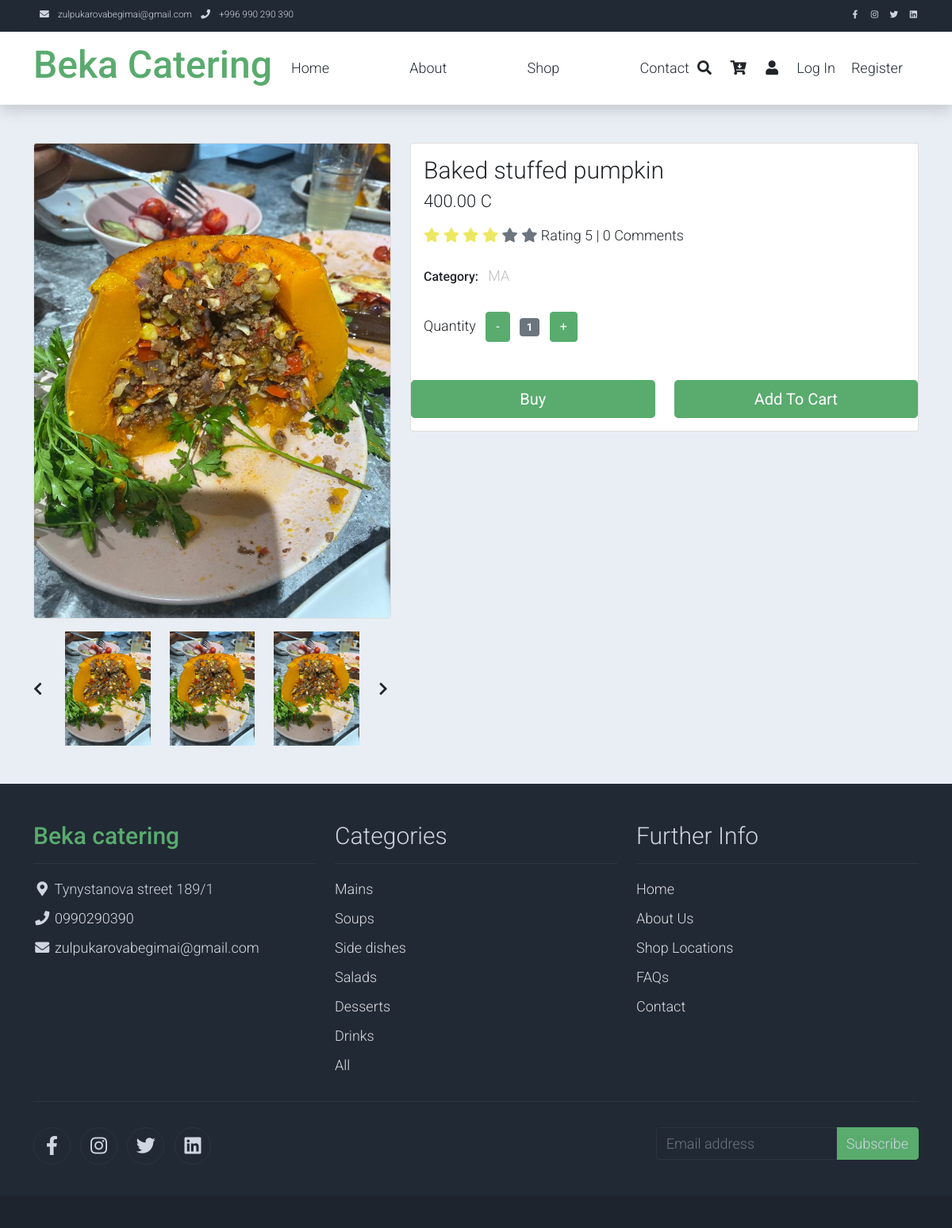
The page /shop-single/6/ on the database its author committed.
### main/models.py (models this page shows)
class Product(models.Model):
    name = models.CharField(max_length=255)
    price = models.DecimalField(max_digits=10, decimal_places=2)
    ALL = 'AL'
    MAINS = 'MA'
    SOUPS = 'SO'
    SIDES = 'SI'
    DESSERTS = 'DE'
    SALADS = 'SA'
    DRINKS = 'DR'
    CATEGORY_CHOICES = [
        (ALL, 'All'),
        (MAINS, 'Mains'),
        (SOUPS, 'Soups'),
        (SIDES, 'Sides'),
        (DESSERTS, 'Desserts'),
        (DRINKS, 'Drinks'),
        (SALADS, 'Salads'),
    ]
    category = models.CharField(
        max_length=2,
        choices=CATEGORY_CHOICES,
        default=MAINS,
    )
    VEGE = 'VEGE'
    VEGA = 'VEGA'
    MEAT = 'MEAT'
    TYPE_CHOICES = [
        (VEGE, 'Vegetarian'),
        (VEGA, 'Vegan'),
        (MEAT, 'Meat'),
    ]
    type = models.CharField(max_length=5, choices=TYPE_CHOICES, default=MEAT)
    hot = models.IntegerField(default=0, validators=[MinValueValidator(0), MaxValueValidator(5)])
    description = models.TextField(default='Description: ')
    image = models.ImageField(default='', upload_to='static/assets/img/products')
    size = models.IntegerField(default=0, validators=[MinValueValidator(1), MaxValueValidator(10)])
    rating = models.IntegerField(default=0, validators=[MinValueValidator(1), MaxValueValidator(5)])
    comments = models.IntegerField(default=0)

### main/views.py (the view)
# urls.py: path('shop-single/<int:product_id>/', views.product_detail, name='product_detail'),
def product_detail(request, product_id):
    product = Product.objects.get(id=product_id)
    context = {'product': product}
    return render(request, 'main/shop-single.html', context)

### main/templates/main/shop-single.html (shortened to what this page needs)
{% extends "main/base.html" %}
{% block content %}
{% load static %}
    <section class="bg-light">
        <div class="container pb-5">
            <div class="row">
                <div class="col-lg-5 mt-5">
                    <div class="card mb-3">
                         <img class="card-img img-fluid"  src= '{{ product.image.url }}' alt='{{ product.name }}'>
                    </div>
                    <div class="row">
                        <div class="col-1 align-self-center">
                            <a href="#multi-item-example" role="button" data-bs-slide="prev">
                                <i class="text-dark fas fa-chevron-left"></i>
                            </a>
                        </div>
                        <div id="multi-item-example" class="col-10 carousel slide carousel-multi-item" data-bs-ride="carousel">
                            <div class="carousel-inner product-links-wap" role="listbox">
                                <div class="carousel-item active">
                                    <div class="row">
                                        <div class="col-4">
                                            <a href="#">
                                                 <img class="card-img rounded-0 img-fluid" src= '{{ product.image.url }}' alt='{{ product.name }}'>
                                            </a>
                                        </div>
                                        <div class="col-4">
                                            <a href="#">
                                                <img class="card-img rounded-0 img-fluid" src= '{{ product.image.url }}' alt='{{ product.name }}'>
                                            </a>
                                        </div>
                                        <div class="col-4">
                                            <a href="#">
                                                <img class="card-img rounded-0 img-fluid" src= '{{ product.image.url }}' alt='{{ product.name }}'></a>
                                        </div>
                                    </div>
                                </div>
                            </div>
                        </div>
                        <div class="col-1 align-self-center">
                            <a href="#multi-item-example" role="button" data-bs-slide="next">
                                <i class="text-dark fas fa-chevron-right"></i>
                            </a>
                        </div>
                    </div>
                </div>
                <div class="col-lg-7 mt-5">
                    <div class="card">
                        <div class="card-body">
                            <h1 class="h2" >{{ product.name }}</h1>
                            <p class="h3">{{ product.price }} C </p>
                            <p class="py-2">
                                <i class="fa fa-star text-warning"></i>
                                <i class="fa fa-star text-warning"></i>
                                <i class="fa fa-star text-warning"></i>
                                <i class="fa fa-star text-warning"></i>
                                <i class="fa fa-star text-secondary"></i>
                                <i class="fa fa-star text-secondary"></i>
                                <span class="list-inline-item text-dark">Rating {{ product.rating }} | {{ product.comments }} Comments</span>
                            </p>
                            <ul class="list-inline">
                                <li class="list-inline-item">
                                    <h6>Category:</h6>
                                </li>
                                <li class="list-inline-item">
                                    <p class="text-muted">{{ product.category}}</p>
                                </li>
                            </ul>
                            <form action="" method="GET">
                                    <div class="col-auto">
                                        <ul class="list-inline pb-3">
                                            <li class="list-inline-item text-right">
                                                Quantity
                                            </li>
                                            <li class="list-inline-item"><span class="btn btn-success" id="btn-minus">-</span></li>
                                            <li class="list-inline-item"><span class="badge bg-secondary" id="var-value">1</span></li>
                                            <li class="list-inline-item"><span class="btn btn-success" id="btn-plus">+</span></li>
                                        </ul>
                                    </div>
                                </div>
                                <div class="row pb-3">
                                    <div class="col d-grid">
                                        <button type="submit" class="btn btn-success btn-lg" name="submit" value="buy">Buy</button>
                                    </div>
                                    <div class="col d-grid">
                                        <button type="submit" class="btn btn-success btn-lg" name="submit" value="addtocard">Add To Cart</button>
                                    </div>
                                </div>
                        </div>
                    </div>
                </div>
            </div>
    </section>
{% endblock %}

### static/assets/css/templatemo.css (style rules this page uses)
body, ul, li, p, a, label, input, div { font-family: 'Roboto', sans-serif; font-size: 18px !important; font-weight: 300 !important; }
.h2 { font-family: 'Roboto', sans-serif; font-size: 30px !important; font-weight: 300; }
.h3 { font-family: 'Roboto', sans-serif; font-size: 22px !important; }
.text-warning { color: #ede861 !important; }
.text-muted { color: #bcbcbc !important; }
.bg-light { background-color: #e9eef5 !important; }
.btn-success { background-color: #59ab6e !important; border-color: #56ae6c !important; }

### rows shown on the page
Product: image (picture), name "Baked stuffed pumpkin", price "400.00", rating "5", comments "0", category "MA"
